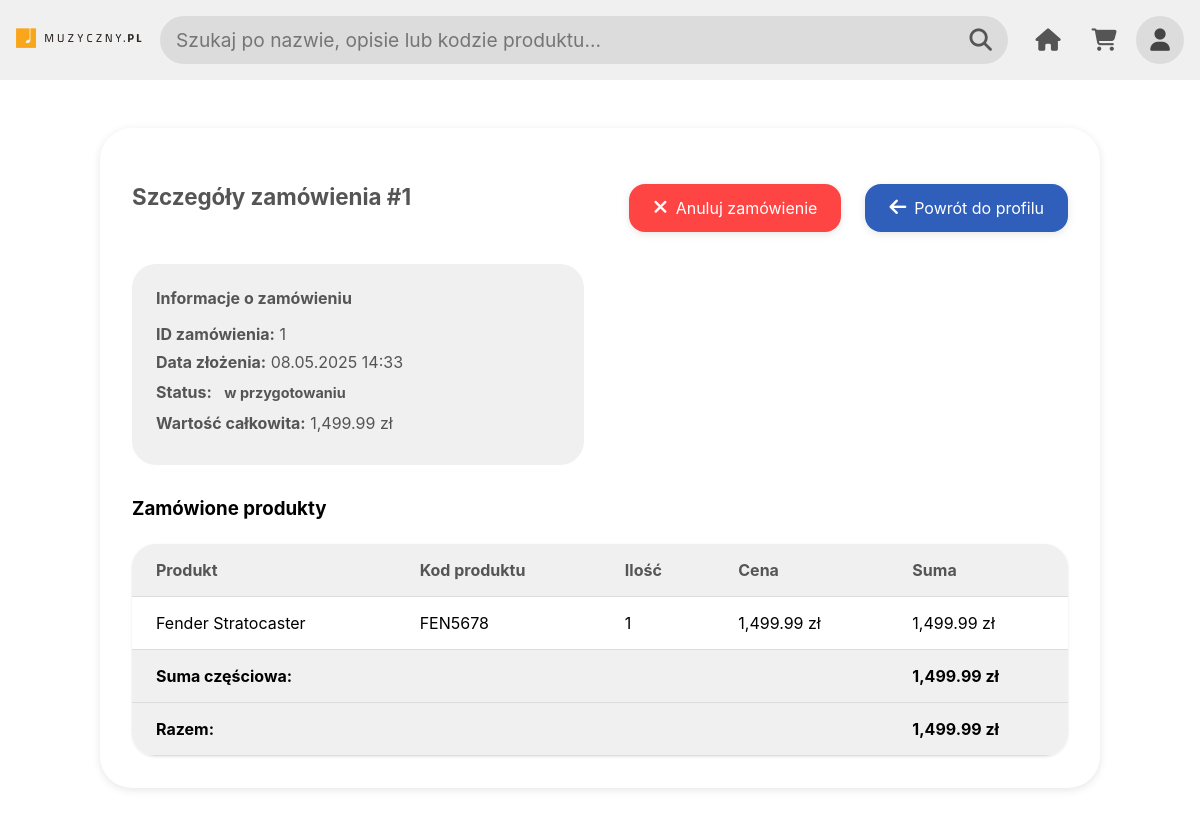
Screenshot of /src/pages/profile.php?order_details=1 (signed in) with the database file from the repository.
### tables this page shows
CREATE TABLE `zamowienia` (
  `id` int(11) NOT NULL,
  `klient_id` int(11) NOT NULL,
  `data_zamowienia` datetime NOT NULL DEFAULT current_timestamp(),
  `status` enum('w przygotowaniu','wysłane','dostarczone','anulowane') NOT NULL DEFAULT 'w przygotowaniu',
  `kod_promocyjny_id` int(11) DEFAULT NULL
);

CREATE TABLE `zamowienie_szczegoly` (
  `id` int(11) NOT NULL,
  `zamowienie_id` int(11) NOT NULL,
  `instrument_id` int(11) NOT NULL,
  `ilosc` int(11) NOT NULL CHECK (`ilosc` > 0),
  `cena` decimal(10,2) NOT NULL CHECK (`cena` > 0)
);

CREATE TABLE `instrumenty` (
  `id` int(11) NOT NULL,
  `kod_produktu` varchar(16) NOT NULL,
  `nazwa` varchar(255) NOT NULL,
  `opis` text NOT NULL,
  `cena_sprzedazy` decimal(10,2) NOT NULL COMMENT 'Cena sprzedaży detalicznej',
  `cena_kupna` decimal(10,2) NOT NULL COMMENT 'Cena zakupu od producenta',
  `cena_wypozyczenia_dzien` decimal(10,2) NOT NULL COMMENT 'Cena wypożyczenia za dzień',
  `stan_magazynowy` int(11) NOT NULL DEFAULT 0 CHECK (`stan_magazynowy` >= 0),
  `producent_id` int(11) NOT NULL,
  `kategoria_id` int(11) NOT NULL
);

### src/includes/fetch/fetch_order_details.php (called while the page is built, shortened)
<?php
function fetchOrderDetails($order_id, $connection) {
  $order_id = mysqli_real_escape_string($connection, $order_id);
  $sql = "SELECT z.*, u.nazwa_uzytkownika as nazwa_klienta, k.id as klient_id
          FROM zamowienia z
          JOIN klienci k ON z.klient_id = k.id
          JOIN uzytkownicy u ON k.uzytkownik_id = u.id
          WHERE z.id = '$order_id'";
  $result = mysqli_query($connection, $sql);
  $order = mysqli_fetch_assoc($result);
  $sql = "SELECT zs.*, i.nazwa, i.kod_produktu
          FROM zamowienie_szczegoly zs
          JOIN instrumenty i ON zs.instrument_id = i.id
          WHERE zs.zamowienie_id = '$order_id'";
  $result = mysqli_query($connection, $sql);
  $items = [];
  $subtotal = 0;
  while ($item = mysqli_fetch_assoc($result)) {
    $items[] = $item;
    $subtotal += $item['cena'] * $item['ilosc'];
  }
  $discount_percent = 0;
  $discount_amount = $discount_percent > 0 ? $subtotal * ($discount_percent / 100) : 0;
  $total = $subtotal - $discount_amount;
  $summary = [
    'subtotal' => number_format($subtotal, 2),
    'discount' => $discount_percent > 0 ? number_format($discount_amount, 2) : null,
    'discount_percent' => $discount_percent > 0 ? $discount_percent : null,
    'total' => number_format($total, 2)
  ];
  $order['data_zamowienia'] = date('d.m.Y H:i', strtotime($order['data_zamowienia']));
  $order['adres'] = null;
  return [
    'order' => $order,
    'items' => $items,
    'summary' => $summary
  ];
}

### src/pages/profile.php (the view, shortened to what this page needs)
<?php
  include_once '../includes/config/db_config.php';
  include_once '../includes/fetch/fetch_order_details.php';
  $ORDER_STATUSES = [
    'w przygotowaniu' => ['class' => 'status-badge warning'],
    'wysłane' => ['class' => 'status-badge info'],
    'dostarczone' => ['class' => 'status-badge success'],
    'anulowane' => ['class' => 'status-badge danger']
  ];
  $errors = [
    'email' => '',
    'password' => '',
    'employee' => '',
    'employee_password' => '',
    'register_email' => '',
    'register_password' => '',
    'register_username' => '',
  ];
  $values = [
    'email' => '',
    'employee_id' => '',
    'register_email' => '',
    'register_username' => '',
  ];
  $isLoggedIn = isset($_SESSION['user_id']);
  if ($isLoggedIn) {
    $userId = $_SESSION['user_id'];
    $query = "SELECT u.*, k.id as klient_id FROM uzytkownicy u
              LEFT JOIN klienci k ON u.id = k.uzytkownik_id
              WHERE u.id = ?";
    $stmt = mysqli_prepare($connection, $query);
    mysqli_stmt_bind_param($stmt, 'i', $userId);
    mysqli_stmt_execute($stmt);
    $result = mysqli_stmt_get_result($stmt);
    $userData = mysqli_fetch_assoc($result);
    if (isset($_GET['order_details']) && is_numeric($_GET['order_details'])) {
      $orderDetails = fetchOrderDetails($_GET['order_details'], $connection);
      if ($orderDetails && $orderDetails['order']['klient_id'] == $userData['klient_id']) {
        $viewingOrderDetails = true;
      }
    }
  } else {
    if ($_SERVER["REQUEST_METHOD"] === "POST") {
      handleLogin($connection, $errors, $values);
      handleEmployeeLogin($connection, $errors, $values);
      handleRegistration($connection, $errors, $values);
    }
  }
?>
<!DOCTYPE html>
<html lang="pl">
<head>
  <link href="../assets/css/profile.css" rel="stylesheet">
</head>
<body>
<?php include '../components/header.php'; ?>
<main class="fade-in">
  <?php if ($isLoggedIn): ?>
    <?php if (isset($viewingOrderDetails) && $orderDetails): ?>
      <div class="order-details-container">
        <div class="order-details-header">
          <h2>Szczegóły zamówienia #<?= $orderDetails['order']['id'] ?></h2>
          <div class="button-group">
            <?php if ($orderDetails['order']['status'] !== 'dostarczone' && $orderDetails['order']['status'] !== 'anulowane'): ?>
              <form method="POST" class="cancel-order-form" onsubmit="return confirm('Czy na pewno chcesz anulować to zamówienie?');">
                <button type="submit" name="cancel_order" class="form-button btn-danger">
                  <i class="fas fa-times"></i> Anuluj zamówienie
                </button>
              </form>
            <?php endif; ?>
            <a href="profile.php" class="form-button"><i class="fas fa-arrow-left"></i> Powrót do profilu</a>
          </div>
        </div>
        <div class="order-info">
          <div class="info-group">
            <h3>Informacje o zamówieniu</h3>
            <p><strong>ID zamówienia:</strong> <?= $orderDetails['order']['id'] ?></p>
            <p><strong>Data złożenia:</strong> <?= $orderDetails['order']['data_zamowienia'] ?></p>
            <p><strong>Status:</strong>
              <span class="status-badge <?= $ORDER_STATUSES[$orderDetails['order']['status']]['class'] ?>">
                <?= $orderDetails['order']['status'] ?>
              </span>
            </p>
            <p><strong>Wartość całkowita:</strong> <?= $orderDetails['summary']['total'] ?> zł</p>
          </div>
        </div>
        <h3>Zamówione produkty</h3>
        <div class="admin-table-wrapper">
          <table class="admin-table">
            <thead>
              <tr>
                <th>Produkt</th>
                <th>Kod produktu</th>
                <th>Ilość</th>
                <th>Cena</th>
                <th>Suma</th>
              </tr>
            </thead>
            <tbody>
              <?php foreach ($orderDetails['items'] as $item): ?>
                <tr>
                  <td><?= htmlspecialchars($item['nazwa']) ?></td>
                  <td><?= htmlspecialchars($item['kod_produktu']) ?></td>
                  <td><?= $item['ilosc'] ?></td>
                  <td><?= number_format($item['cena'], 2) ?> zł</td>
                  <td><?= number_format($item['cena'] * $item['ilosc'], 2) ?> zł</td>
                </tr>
              <?php endforeach; ?>
            </tbody>
            <tfoot>
              <tr>
                <td colspan="4" class="text-right"><strong>Suma częściowa:</strong></td>
                <td><?= $orderDetails['summary']['subtotal'] ?> zł</td>
              </tr>
              <tr>
                <td colspan="4" class="text-right"><strong>Razem:</strong></td>
                <td><strong><?= $orderDetails['summary']['total'] ?> zł</strong></td>
              </tr>
            </tfoot>
          </table>
        </div>
      </div>
    <?php endif; ?>
  <?php endif; ?>
</main>
</body>
</html>

### src/assets/css/profile.css (style rules this page uses)
html, body, main { width: 100%; height: 100%; }
.form-button, .order-actions .form-button { display: flex; flex-direction: row; justify-content: center; align-items: center; gap: var(--spacing-xs); height: var(--button-height-lg); padding-inline: var(--spacing-md); border-radius: var(--radius-sm); color: var(--button-text-color); background-color: var(--button-more-bg); box-shadow: 0 2px 8px rgba(0, 0, 0, 0.1); text-decoration: none; width: fit-content; border: none; cursor: pointer; }
.form-button.btn-danger { background-color: var(--error-color); }
.button-group { display: flex; gap: var(--spacing-md); justify-content: flex-end; margin-top: var(--spacing-md); }
.btn-danger { background-color: var(--error-color); color: var(--button-text-color); }
.order-details-container { align-self: center; width: 100%; max-width: 1000px; margin: var(--spacing-lg) auto; padding: var(--spacing-lg); border-radius: var(--radius-lg); background-color: var(--primary-bg); box-shadow: 0 2px 8px rgba(0, 0, 0, 0.1); }
.order-details-header { display: flex; justify-content: space-between; align-items: center; margin-bottom: var(--spacing-lg); }
.order-details-header h2 { margin: 0; font-size: var(--font-xl); color: var(--text-color); }
.order-details-header .form-button { width: auto; padding: var(--spacing-sm) var(--spacing-md); }
.order-info { display: grid; grid-template-columns: 1fr 1fr; gap: var(--spacing-lg); margin-bottom: var(--spacing-lg); }
.info-group { background-color: var(--secondary-bg); padding: var(--spacing-md); border-radius: var(--radius-md); }
.info-group h3 { margin: 0 0 var(--spacing-sm); color: var(--text-color); font-size: var(--font-md); }
.info-group p { margin: var(--spacing-xs) 0; color: var(--text-color); }
.admin-table-wrapper { overflow-x: auto; margin-top: var(--spacing-md); background-color: var(--primary-bg); border-radius: var(--radius-md); box-shadow: 0 1px 3px rgba(0, 0, 0, 0.1); }
.admin-table { width: 100%; border-collapse: collapse; }
.admin-table th, .admin-table td { padding: var(--spacing-sm) var(--spacing-md); text-align: left; border-bottom: 1px solid var(--form-border); }
.admin-table th { background-color: var(--secondary-bg); font-weight: bold; color: var(--text-color); white-space: nowrap; }
.admin-table tfoot td { background-color: var(--secondary-bg); font-weight: bold; }
.text-right { text-align: right; }
.status-badge { padding: var(--spacing-xxs) var(--spacing-xs); border-radius: var(--radius-xs); font-size: var(--font-sm); font-weight: bold; display: inline-block; text-align: center; min-width: 100px; }
.status-badge.warning { background-color: var(--warning-bg); color: var(--warning-text); }
.review-product-btn, .form-button { display: flex; flex-direction: row; justify-content: center; align-items: center; gap: var(--spacing-xs); height: var(--button-height-lg); padding-inline: var(--spacing-md); border-radius: var(--radius-sm); color: var(--button-text-color); background-color: var(--button-more-bg); box-shadow: 0 2px 8px rgba(0, 0, 0, 0.1); text-decoration: none; width: fit-content; font-size: var(--font-md); }
.review-product-btn i, .form-button i { font-size: var(--font-lg); }
h2 { font-size: var(--font-lg); color: var(--text-color); margin-bottom: var(--spacing-md); }

### rows the page displays
zamowienia: id "1", status "w przygotowaniu"
zamowienie_szczegoly: instrumenty.nazwa "Fender Stratocaster", instrumenty.kod_produktu "FEN5678", ilosc "1", cena "1,499.99", $item['cena'] * $item['ilosc'] "1,499.99"

### other values shown
$orderDetails['order']['data_zamowienia'] "08.05.2025 14:33"
$orderDetails['summary']['total'] "1,499.99"
$orderDetails['summary']['subtotal'] "1,499.99"
